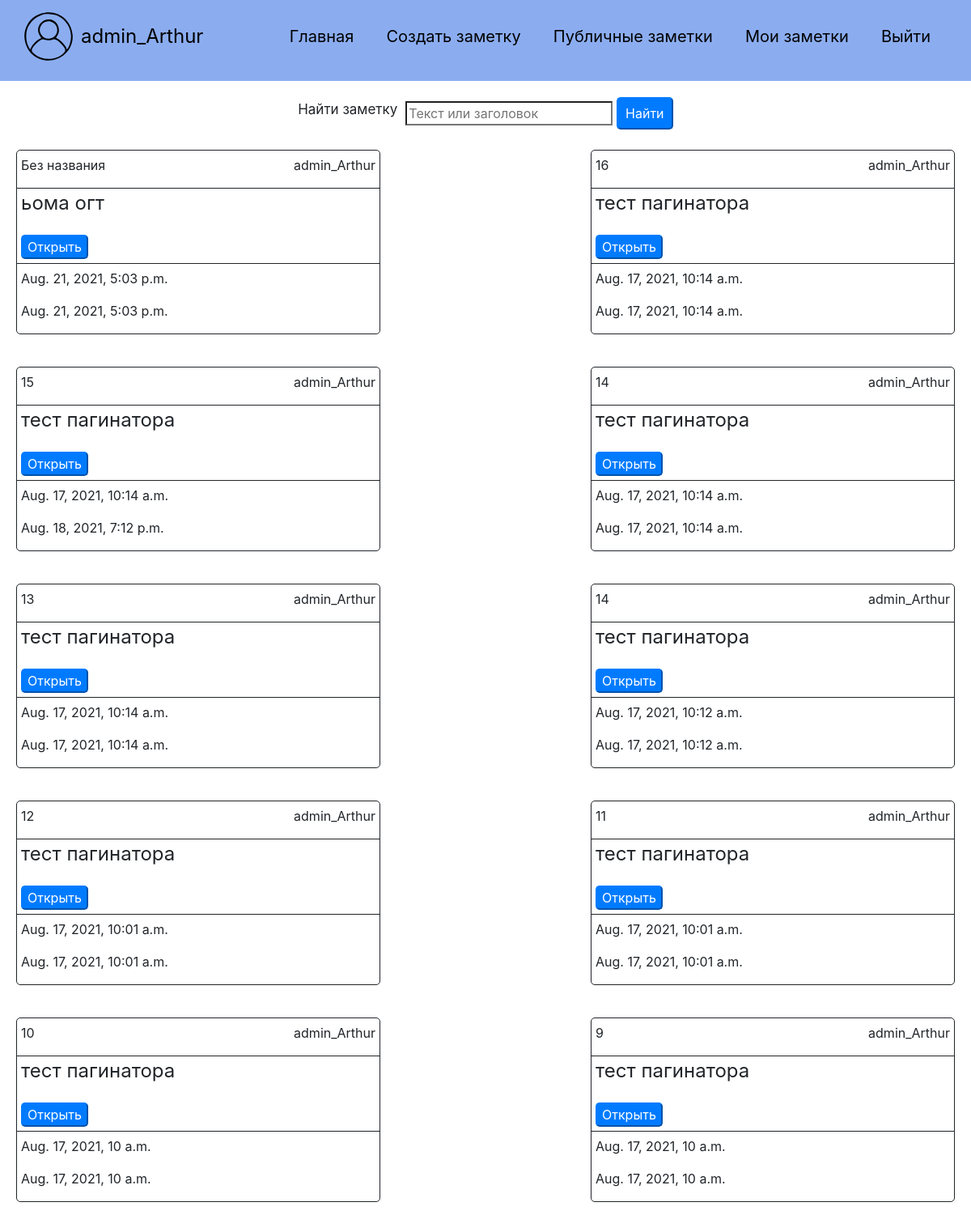
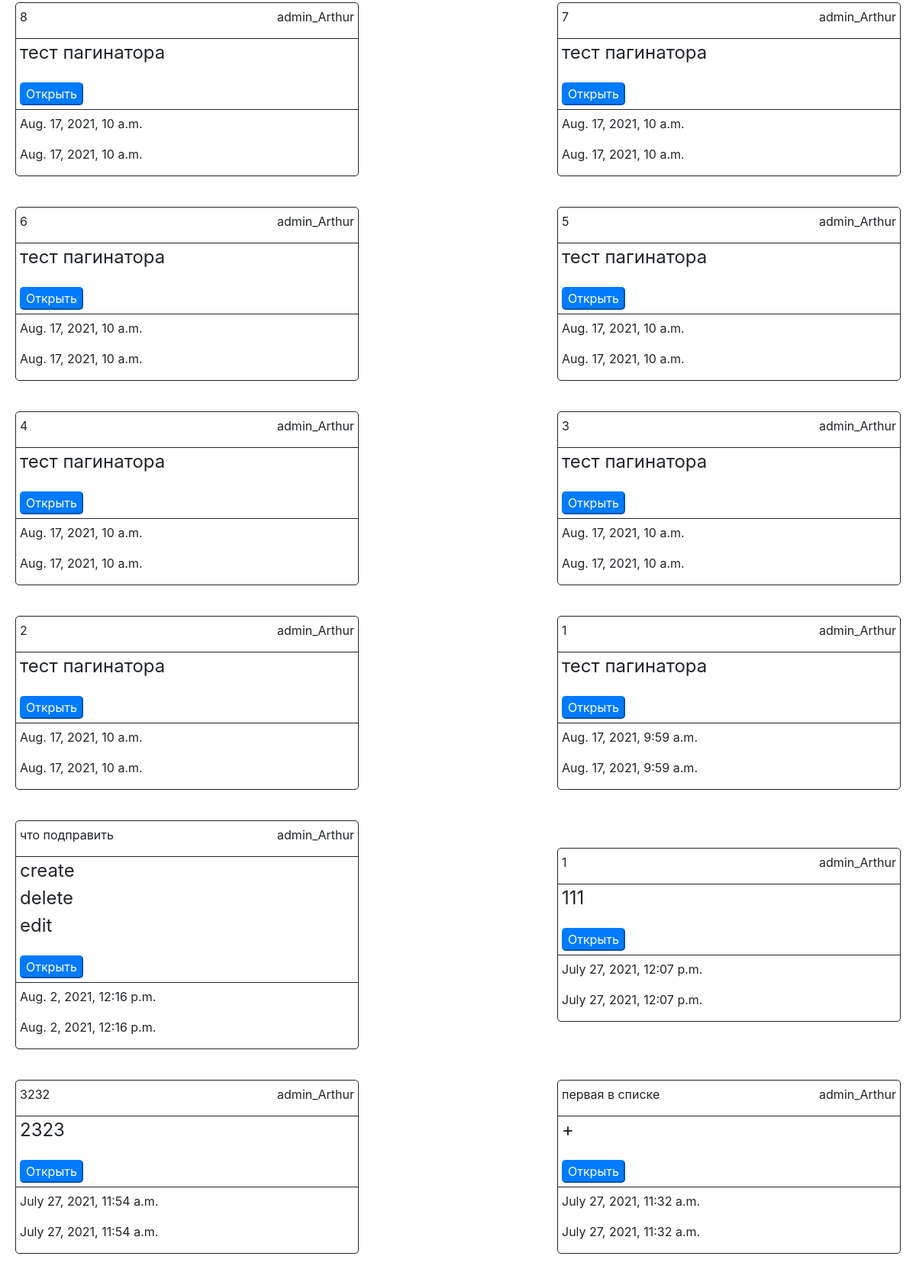
Screenshot of /search/ (signed in, upper part) with the database file from the repository (2 pictures, top to bottom).
### accounts/models.py (models this page shows)
class User(AbstractUser):
    email = models.EmailField(_('email address'), unique=True)

### note_system/models.py (models this page shows, shortened)
class Note(models.Model):
    theme = models.CharField(max_length=40, blank='False')
    text = models.TextField()
    username = models.ForeignKey(User, on_delete=models.CASCADE, related_name='notes', null=True, verbose_name='username')
    is_public = models.BooleanField()
    created_at = models.DateTimeField(auto_now_add=True)
    modified_at = models.DateTimeField(auto_now=True)

### note_system/views.py (the view)
# urls.py: path('search/', SearchNoteView.as_view(), name='search_note'),
class SearchNoteView(ListView):
    model = Note
    template_name = 'note_system/note_list.html'
    queryset = ListView.queryset
    def get_queryset(self):
        username = self.request.user
        qs = super(SearchNoteView, self).get_queryset()
        search = self.request.GET.get('q', '')
        if search != '':
            qs = qs.filter(Q(username=username) | Q(theme__icontains=search) | Q(text__icontains=search)).order_by('-created_at')
        else:
            qs = qs
        return qs.filter(Q(is_public=True) | Q(username=username)).order_by('-created_at')
    def get_context_data(self, **kwargs):
        username = self.request.user
        context = super().get_context_data(**kwargs)
        search = self.request.GET.get('q', '')
        page = self.request.GET.get('page', '1')
        notes = Note.objects.filter(Q(username=username) | Q(is_public=True)).order_by('-created_at')
        if search != '':
            notes = Note.objects.filter(Q(is_public=True) |Q(username=username),(Q(theme__contains=search)| Q(text__contains=search))).order_by('-created_at')
        elif search == '':
            notes = notes
        else:
            pass
        context.update({
            'notes' : notes,
            'search': search,
            'page': page,
        })
        return context
    def get(self, request, *args, **kwargs):
        if self.request.user.is_anonymous:
            return redirect('login')
        return super().get(request, *args, **kwargs)

### note_system/templates/note_system/note_list.html (shortened to what this page needs)
{% extends 'base.html' %}
{% load static %}
{% block search %}
    <div class="search">
        <div class="container-xl">
            <div class="search__div">
                <p class="search__div__text">Найти заметку</p>
                <form method="get" action="{% url 'search_note' %}">
                    <input type="search" name="q" value="{{ q }}" id='search'placeholder="Текст или заголовок"/>
                    <button type="submit" class="search__div__button btn-primary">Найти</button>
                </form>
            </div>
        </div>
    </div>
{% endblock %}
{% block main %}
    <div class="main">
        {% for section in notes %}
            {% url 'note' section.id as link %}
            {% include 'note_system/note_sections/note_section.html' with theme=section.theme username=section.username text=section.text created_at=section.created_at modified_at=section.modified_at %}
        {% endfor %}
    </div>
{% endblock %}

### templates/base.html (shortened to what this page needs)
{% load static %}
<!DOCTYPE html>
<html lang="en">
<head>
    <link rel="stylesheet" href="{% static '/css/style.css' %}"/>
    <link rel="stylesheet"
        href="https://maxcdn.bootstrapcdn.com/bootstrap/4.0.0/css/bootstrap.min.css"
>
</head>
<body>
    <header class="header">
        <div class="container-xl">
            <div class="header__profile">
                {% if user.is_anonymous %}
                    <a href="{% url 'django_registration_register'%}">
                {% else %}
                    <a href="{% url 'profile'%}">
                {% endif %}
                    <img class="header__profile__img" src="{% static 'note_system/profile.svg' %}" alt="картинка профиля">
                </a>
                <div class="header__profile__name">{{ user.username|default:'Anonymous' }}</div>
            </div>
            <div class="header__controls">
                {% if user.is_anonymous %}
                    <a href="{% url 'index'%}" class="header__controls__main">Главная</a>
                    <a href="{% url 'login'%}" class="header__controls__main">Вход</a>
                    <a href="{% url 'django_registration_register'%}" class="header__controls__main">Регистрация</a>
                {% else %}
                    <a href="{% url 'index'%}" class="header__controls__main">Главная</a>
                    <a href="{% url 'create_note'%}" class="header__controls__create-note">Создать заметку</a>
                    <a href="{% url 'public'%}" class="header__controls__public-note">Публичные заметки</a>
                    <a href="{% url 'my_notes' %}" class="header__controls__my-note">Мои заметки</a>
                    <a href="{% url 'logout' %}" class="header__controls__exit">Выйти</a>
                {% endif %}
            </div>
        </div>
    </header>
{% block search %}{% endblock %}
{% block main %} {% endblock %}
</body>
</html>

### note_system/templates/note_system/note_sections/note_section.html
        <div class="container-xl">
            <div class="main__card-1">
               <div class="main__card__top">
                   <div class="main__card__top__text">
                        <p>{{ theme|default:'Без названия'|truncatechars:30 }}</p>
                        <p>{{ username }}</p>
                    </div>
                </div>
                <p class="main__card__text">{{ text|linebreaksbr|truncatechars:115 }}</p>
                <a href={{ link }}><button type="button" class="main__card__button btn-primary">Открыть</button></a>
                 <div class="main__card__bottom">
                    <p>{{ created_at }}</p>
                    <p>{{ modified_at }}</p>
                </div>
            </div>
        </div>

### static/css/style.css (style rules this page uses)
body { min-height: 100vh; text-decoration:none; }
.header { background-color: rgba(127, 165, 239, 0.9);; height: 100px; width: 100%; }
.header > div { display: flex; align-items: center; justify-content: space-between; }
.header__profile { display: flex; align-items: center; margin-top: 15px; margin-bottom: 15px; margin-left: 30px; }
.header__profile__img { height: 60px; width: 60px; margin-right: 10px; }
.header__profile__name { font-size: 24px; color: black; text-decoration: none; }
.header__controls { display: flex; align-items: center; font-size: 20px; padding-right: 30px; }
.header__controls__main { color:black; padding-left: 20px; padding-right: 20px; }
.header__controls__exit { color:black; padding-left: 20px; padding-right: 20px; }
.header__controls__create-note { color:black; padding-left: 20px; padding-right: 20px; }
.header__controls__public-note { color:black; padding-left: 20px; padding-right: 20px; }
.header__controls__my-note { color:black; padding-left: 20px; padding-right: 20px; }
.search__div { margin-top: 15px; display: flex; justify-content: center; align-items: center; }
.search__div__text { font-size: 17px; margin-top: 8px; margin-right: 10px; }
.search__div__button { border-radius: 5px; width: 70px; height: 40px; }
.main { display: flex; margin: auto; justify-content: space-between; flex-wrap: wrap; align-items: center; max-width: 1500px; }
.main__card-1 { margin: 20px; min-height: fit-content; width: 450px; border-style: solid; border-width: 1px; border-radius: 5px; }
.main__card__top { height: fit-content; width: 100%; border-bottom-style:solid; border-bottom-width: 1px; }
.main__card__top__text { margin-top: 6px; margin-left: 5px; margin-right: 5px; display: flex; justify-content: space-between; align-items: center; }
.main__card__text { width: 449px; overflow-wrap: break-word; margin-left: 5px; font-size: 24px; }
.main__card__button { border-radius: 5px; margin: 5px }
.main__card__bottom { border-top-style: solid; border-top-width: 1px; max-height: fit-content; }
.main__card__bottom > p { margin-top: 6px; margin-left: 5px; max-height: fit-content; }

### rows the page displays
User: username "admin_Arthur"
Note: theme "Без названия", text "ьома огт", created_at "Aug. 21, 2021, 5:03 p.m.", modified_at "Aug. 21, 2021, 5:03 p.m."
Note: theme "16", text "тест пагинатора", created_at "Aug. 17, 2021, 10:14 a.m.", modified_at "Aug. 17, 2021, 10:14 a.m."
Note: theme "15", text "тест пагинатора", created_at "Aug. 17, 2021, 10:14 a.m.", modified_at "Aug. 18, 2021, 7:12 p.m."
Note: theme "14", text "тест пагинатора", created_at "Aug. 17, 2021, 10:14 a.m.", modified_at "Aug. 17, 2021, 10:14 a.m."
Note: theme "13", text "тест пагинатора", created_at "Aug. 17, 2021, 10:14 a.m.", modified_at "Aug. 17, 2021, 10:14 a.m."
Note: theme "14", text "тест пагинатора", created_at "Aug. 17, 2021, 10:12 a.m.", modified_at "Aug. 17, 2021, 10:12 a.m."
Note: theme "12", text "тест пагинатора", created_at "Aug. 17, 2021, 10:01 a.m.", modified_at "Aug. 17, 2021, 10:01 a.m."
Note: theme "11", text "тест пагинатора", created_at "Aug. 17, 2021, 10:01 a.m.", modified_at "Aug. 17, 2021, 10:01 a.m."
Note: theme "10", text "тест пагинатора", created_at "Aug. 17, 2021, 10 a.m.", modified_at "Aug. 17, 2021, 10 a.m."
Note: theme "9", text "тест пагинатора", created_at "Aug. 17, 2021, 10 a.m.", modified_at "Aug. 17, 2021, 10 a.m."
Note: theme "8", text "тест пагинатора", created_at "Aug. 17, 2021, 10 a.m.", modified_at "Aug. 17, 2021, 10 a.m."
Note: theme "7", text "тест пагинатора", created_at "Aug. 17, 2021, 10 a.m.", modified_at "Aug. 17, 2021, 10 a.m."
Note: theme "6", text "тест пагинатора", created_at "Aug. 17, 2021, 10 a.m.", modified_at "Aug. 17, 2021, 10 a.m."
Note: theme "5", text "тест пагинатора", created_at "Aug. 17, 2021, 10 a.m.", modified_at "Aug. 17, 2021, 10 a.m."
Note: theme "4", text "тест пагинатора", created_at "Aug. 17, 2021, 10 a.m.", modified_at "Aug. 17, 2021, 10 a.m."
Note: theme "3", text "тест пагинатора", created_at "Aug. 17, 2021, 10 a.m.", modified_at "Aug. 17, 2021, 10 a.m."
Note: theme "2", text "тест пагинатора", created_at "Aug. 17, 2021, 10 a.m.", modified_at "Aug. 17, 2021, 10 a.m."
Note: theme "1", text "тест пагинатора", created_at "Aug. 17, 2021, 9:59 a.m.", modified_at "Aug. 17, 2021, 9:59 a.m."
Note: theme "что подправить", text "create delete edit", created_at "Aug. 2, 2021, 12:16 p.m.", modified_at "Aug. 2, 2021, 12:16 p.m."
Note: theme "1", text "111", created_at "July 27, 2021, 12:07 p.m.", modified_at "July 27, 2021, 12:07 p.m."
Note: theme "3232", text "2323", created_at "July 27, 2021, 11:54 a.m.", modified_at "July 27, 2021, 11:54 a.m."
Note: theme "первая в списке", text "+", created_at "July 27, 2021, 11:32 a.m.", modified_at "July 27, 2021, 11:32 a.m."
